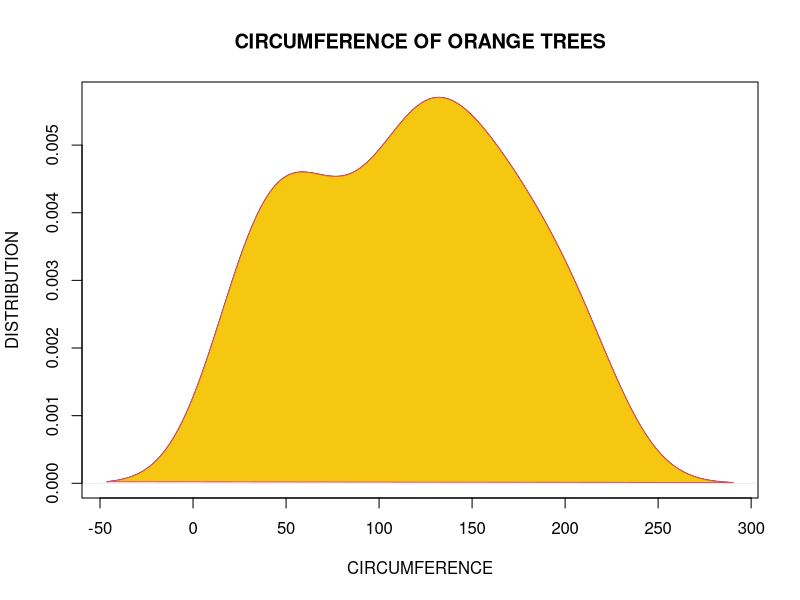
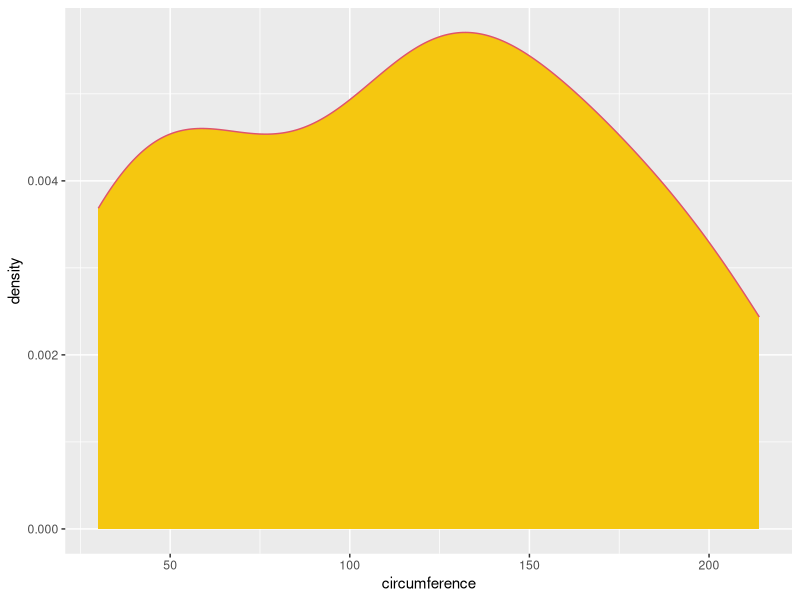
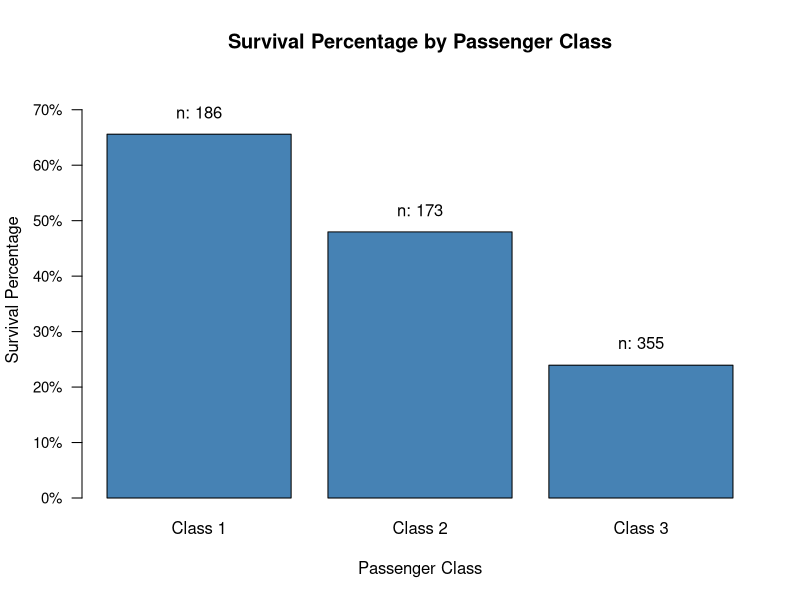
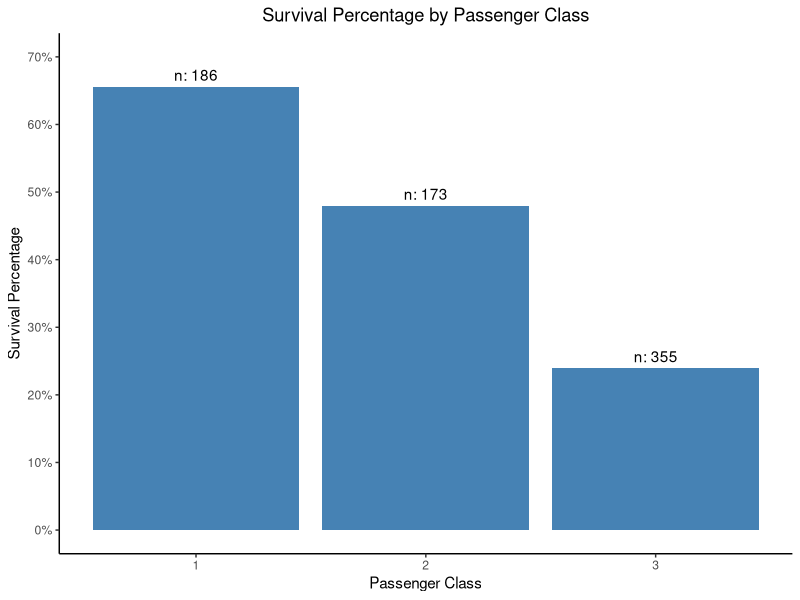
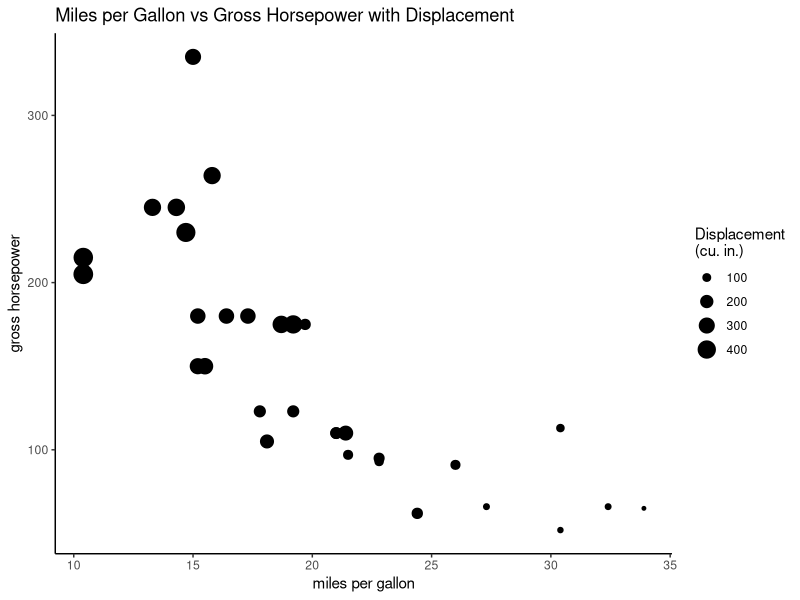
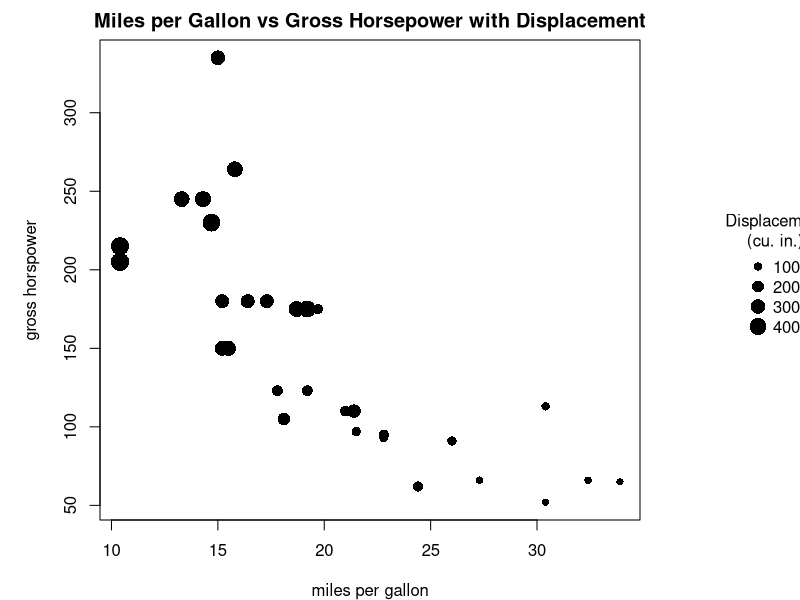

The R source for these figures, in order:
## ---- chunk 1
knitr::opts_chunk$set(echo = TRUE)
library(tidyverse)
## ---- chunk 2
# get a dataset from R
# Orange dataset has information about the growth of orange trees
orange <- Orange
orange
## ---- chunk 3
# create a density plot
plot(density(orange$circumference),
     main = "CIRCUMFERENCE OF ORANGE TREES",
     xlab = "CIRCUMFERENCE",
     ylab = "DISTRIBUTION")

polygon(density(orange$circumference), col=7, border=2)
## ---- chunk 4
#import the libraries
library(ggplot2)
library(dplyr)
## ---- chunk 5
# create the density plot

orange %>%
  ggplot( aes(x = circumference)) +
  geom_density(fill= 7, color= 2)

## ---- chunk 6
titanic <- read.csv("data/titanic.csv")
## ---- chunk 7
# calculate survival percentage by class and count by class.
surv_pct <- aggregate(Survived ~ Pclass, data = titanic, FUN = mean)
class_ct <- aggregate(Survived ~ Pclass, data = titanic, FUN = length)

# Merge those two results into a single data frame, and specify 
# column names
by_class_data <- merge(surv_pct, class_ct,
                       by = "Pclass")
colnames(by_class_data) <- c("Pclass", "Surv_Pct", "Count")
#str(by_class_data)
## ---- chunk 8
plt <- barplot(by_class_data$Surv_Pct, 
               names.arg = paste("Class", by_class_data$Pclass),
               col = 'steelblue',
               main = "Survival Percentage by Passenger Class",
               ylab = "Survival Percentage",
               xlab = "Passenger Class",
               ylim = c(0.0, 0.75),
               axes = FALSE
)

# Add y axis
axis(2, at = seq(0.0, 0.7, by = 0.1),
     labels = paste(seq(0, 70, by = 10), "%", sep=""),
     las = 1,
     cex.axis = 0.9)

# Add the text of the labels
text(x = plt, 
     y = by_class_data$Surv_Pct + 0.04, 
     labels = paste("n: ", by_class_data$Count, sep=""), 
     cex=1) 
## ---- chunk 9
titanic <- read_csv("data/titanic.csv")
## ---- chunk 10
survival <- titanic %>%  
  group_by(Pclass) %>% 
  summarize(Count = n(),
            Surv_Pct = mean(Survived))
## ---- chunk 11
ggplot(survival, aes(x = Pclass, y = Surv_Pct)) +
  geom_col(fill = "steelblue") +
  geom_text(aes(label = paste("n: ", Count, sep="")), vjust = -0.5) +
  xlab("Passenger Class") +
  ylab("Survival Percentage") +
  ggtitle("Survival Percentage by Passenger Class") +
  scale_y_continuous(limits = c(0, 0.70),
                     breaks = seq(0, .7, by = 0.10),
                     labels = paste(seq(0, 70, by = 10), "%", sep=""))  +
  theme_classic() +
  theme(plot.title = element_text(hjust = 0.5)) # Centers title
## ---- chunk 12
ggplot(mtcars, aes(x=mpg, y=hp, size=disp))+
  geom_point()+
  ggtitle('Miles per Gallon vs Gross Horsepower with Displacement')+
  labs(size = 'Displacement\n(cu. in.)', x='miles per gallon', y='gross horsepower')+
  theme_classic()
## ---- chunk 13
par(mar=c(4, 5, 2, 8), xpd = T) # bottom, left, top, right

plot(mtcars$mpg, mtcars$hp, cex = sqrt(mtcars$disp/3.14)/5,
     pch=16,
     main = 'Miles per Gallon vs Gross Horsepower with Displacement',
     xlab = 'miles per gallon',
     ylab = 'gross horspower')
legend('right', inset=c(-0.35,0),
       legend=c('100', '200', '300', '400'),
       title = 'Displacement\n(cu. in.)',
       pch=16, ncol=1, pt.cex = sqrt(c(100, 200, 300, 400)/3.14)/5,
       bty = 'n')
